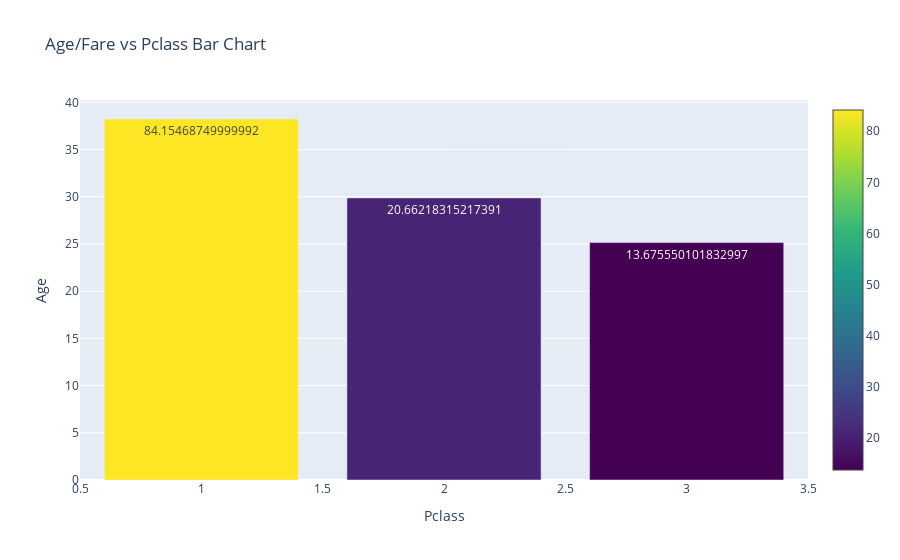

Source (notebook cell):
### Code cell
# Advanced barplot (using plotly go) (Important)
y = []
fare = []
for i in list(data['Pclass'].unique()):
    result = data[data['Pclass'] == i]['Age'].mean()
    fares = data[data['Pclass'] == i]['Fare'].mean()
    y.append(result)
    fare.append(fares)

# import plotly.express as px
import plotly.graph_objects as go
from plotly.offline import iplot

# Defining data
trace = go.Bar(x = list(data['Pclass'].unique()), y=y, marker=dict(color=fare,colorscale='Viridis', showscale=True), text=fare)
# data=[trace]
info=[trace]

# Defining layout
layout = go.Layout(title='Age/Fare vs Pclass Bar Chart', xaxis=dict(title='Pclass'), yaxis=dict(title='Age'), hovermode='closest')

# Defining figure and plotting
figure = go.Figure(data=info, layout=layout)
iplot(figure)

### Figure 1 — Plotly figure (JSON) as saved in the notebook; plotly's stock layout.template omitted (floating-point values rounded to 4 significant figures)
{"data": [{"marker": {"color": [13.68, 84.15, 20.66], "colorscale": [[0, "#440154"], [0.1111, "#482878"], [0.2222, "#3e4989"], [0.3333, "#31688e"], [0.4444, "#26828e"], [0.5556, "#1f9e89"], [0.6667, "#35b779"], [0.7778, "#6ece58"], [0.8889, "#b5de2b"], [1, "#fde725"]], "showscale": true}, "text": ["13.675550101832997", "84.15468749999992", "20.66218315217391"], "type": "bar", "x": [3, 1, 2], "y": [25.14, 38.23, 29.88]}], "layout": {"hovermode": "closest", "title": {"text": "Age/Fare vs Pclass Bar Chart"}, "xaxis": {"title": {"text": "Pclass"}}, "yaxis": {"title": {"text": "Age"}}}}
